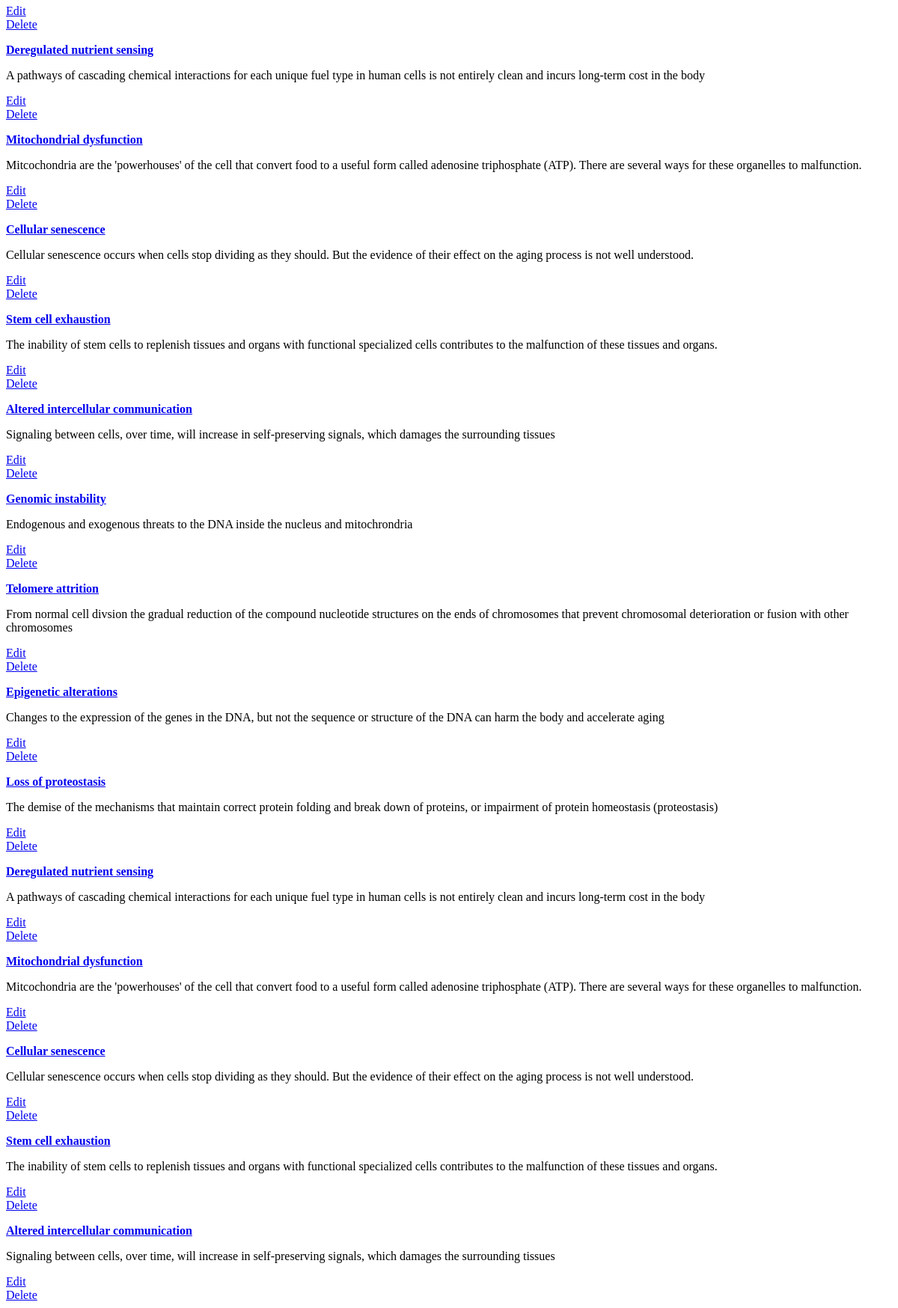
The app's page /aging_hallmarks (lower part), older data.
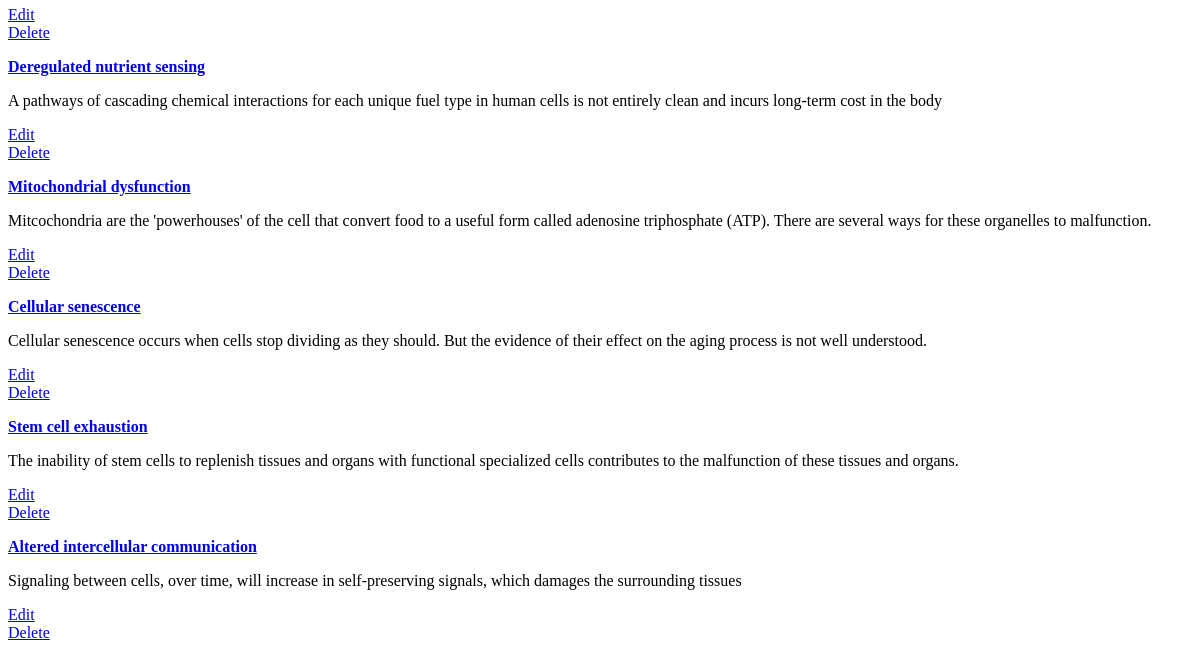
The same page, newer data.
### db_setup.py (models this page shows)
class AgingHallmark(Base):
    __tablename__ = 'aging_hallmark'
    id = Column(Integer, primary_key=True)
    name = Column(String(300), nullable=False)
    summary = Column(String(300))
    treatment = Column(String(300))

### app.py (the view)
@app.route('/')
@app.route('/aging_hallmarks')
def agingHallmarks():
    aging_hallmarks = session.query(AgingHallmark).all()
    return render_template('agingHallmarks.html',
                                aging_hallmarks = aging_hallmarks)

### templates/agingHallmarks.html (shortened to what this page needs)
<html>
<body>
{% for hallmark in aging_hallmarks %}
<b><a href="{{url_for('hallmarkDetails', hallmark_id = hallmark.id)}}"><p>{{hallmark.name}}</p></a></b>
<p>{{hallmark.summary}}</p>
<a href="{{url_for('editHallmark', hallmark_id = hallmark.id)}}">Edit</a>
<a href="{{url_for('deleteHallmark', hallmark_id = hallmark.id)}}">Delete</a>
{% endfor %}
</body>
</html>

Row changes from the older to the newer data that the page shows:
removed AgingHallmark: name "Genomic instability", summary "Endogenous and exogenous threats to the DNA inside the nucleus and mitochrondria"
removed AgingHallmark: name "Telomere attrition", summary "From normal cell divsion the gradual reduction of the compound nucleotide structures on the ends of chromosomes that prevent chromosomal deterioration or fusion with other chromosomes"
removed AgingHallmark: name "Epigenetic alterations", summary "Changes to the expression of the genes in the DNA, but not the sequence or structure of the DNA can harm the body and accelerate aging"
removed AgingHallmark: name "Loss of proteostasis", summary "The demise of the mechanisms that maintain correct protein folding and break down of proteins, or impairment of protein homeostasis (proteostasis)"
removed AgingHallmark: name "Deregulated nutrient sensing", summary "A pathways of cascading chemical interactions for each unique fuel type in human cells is not entirely clean and incurs long-term cost in the body"
removed AgingHallmark: name "Mitochondrial dysfunction", summary "Mitcochondria are the 'powerhouses' of the cell that convert food to a useful form called adenosine triphosphate (ATP). There are several ways for these organelles to malfunction."
removed AgingHallmark: name "Cellular senescence", summary "Cellular senescence occurs when cells stop dividing as they should. But the evidence of their effect on the aging process is not well understood."
removed AgingHallmark: name "Stem cell exhaustion", summary "The inability of stem cells to replenish tissues and organs with functional specialized cells contributes to the malfunction of these tissues and organs."
removed AgingHallmark: name "Altered intercellular communication", summary "Signaling between cells, over time, will increase in self-preserving signals, which damages the surrounding tissues"
